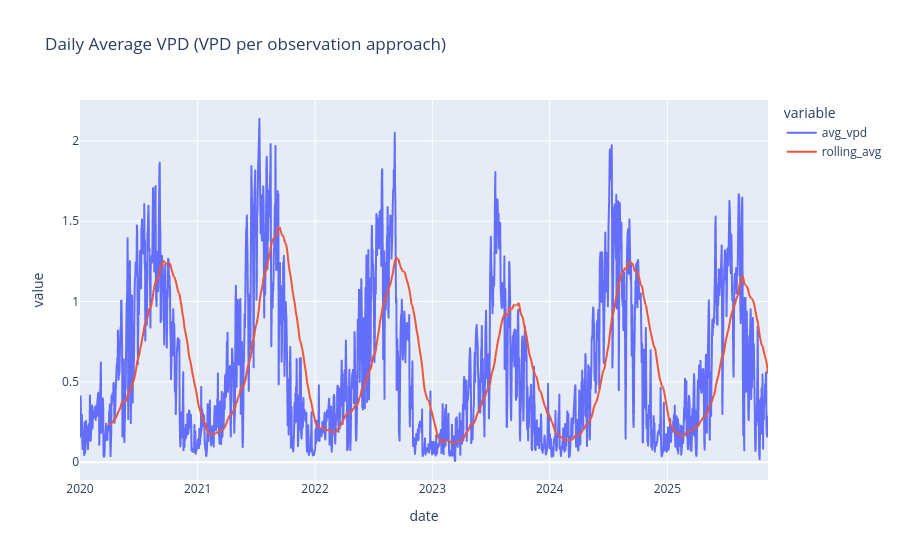

The code cell stored with this chart in its notebook:
### Code cell
px.line(observation_approach, x='date', y=['avg_vpd', 'rolling_avg'], title="Daily Average VPD (VPD per observation approach)")

### Figure 1 — Plotly figure (JSON) as saved in the notebook; plotly's stock layout.template omitted (floating-point values rounded to 4 significant figures; data arrays with more than 128 entries replaced by an {"elided": "..."} marker saying what was removed)
{"data": [{"hovertemplate": "variable=avg_vpd<br>date=%{x}<br>value=%{y}<extra></extra>", "legendgroup": "avg_vpd", "line": {"color": "#636efa", "dash": "solid"}, "marker": {"symbol": "circle"}, "mode": "lines", "name": "avg_vpd", "showlegend": true, "type": "scattergl", "x": {"elided": "2140 str values"}, "xaxis": "x", "y": {"elided": "2140 float values"}, "yaxis": "y"}, {"hovertemplate": "variable=rolling_avg<br>date=%{x}<br>value=%{y}<extra></extra>", "legendgroup": "rolling_avg", "line": {"color": "#EF553B", "dash": "solid"}, "marker": {"symbol": "circle"}, "mode": "lines", "name": "rolling_avg", "showlegend": true, "type": "scattergl", "x": {"elided": "2140 str values"}, "xaxis": "x", "y": {"elided": "2140 float values"}, "yaxis": "y"}], "layout": {"legend": {"title": {"text": "variable"}, "tracegroupgap": 0}, "title": {"text": "Daily Average VPD (VPD per observation approach)"}, "xaxis": {"anchor": "y", "domain": [0, 1], "title": {"text": "date"}}, "yaxis": {"anchor": "x", "domain": [0, 1], "title": {"text": "value"}}}}
